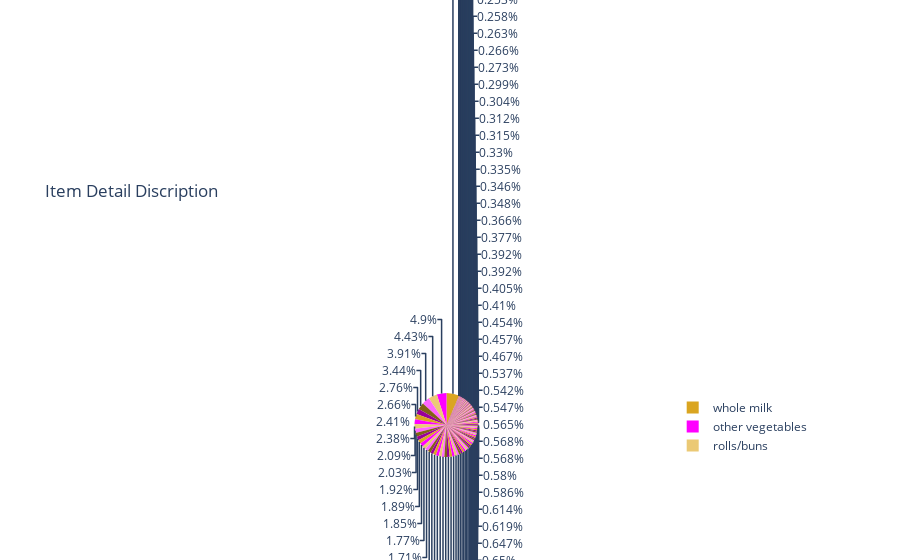

The notebook cell this image was saved under:
### Markdown cell above
# Item Descriptions

### Code cell
targets = list(dict(market['itemDescription'].value_counts()).keys())
values = list(dict(market['itemDescription'].value_counts()).values())

fig = px.pie(
    values=values, 
    names=targets,
    title='Item Detail Discription',
    color_discrete_sequence=['goldenrod', 'magenta']
)
fig.show()

### Figure 1 — Plotly figure (JSON) as saved in the notebook; plotly's stock layout.template omitted (floating-point values rounded to 4 significant figures; data arrays with more than 128 entries replaced by an {"elided": "..."} marker saying what was removed)
{"data": [{"domain": {"x": [0, 1], "y": [0, 1]}, "hovertemplate": "label=%{label}<br>value=%{value}<extra></extra>", "labels": {"elided": "167 str values"}, "legendgroup": "", "name": "", "showlegend": true, "type": "pie", "values": {"elided": "167 int values"}}], "layout": {"legend": {"tracegroupgap": 0}, "piecolorway": ["goldenrod", "magenta"], "title": {"text": "Item Detail Discription"}}}
